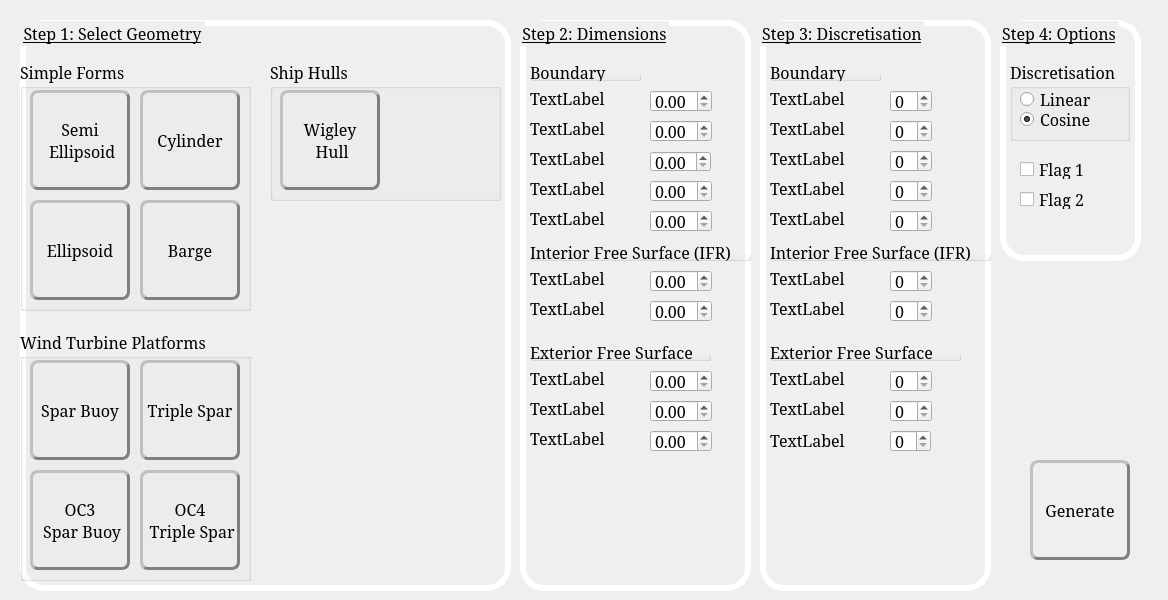
<?xml version="1.0" encoding="UTF-8"?>
<ui version="4.0">
 <class>Grid_Options</class>
 <widget class="QWidget" name="Grid_Options">
  <property name="geometry">
   <rect>
    <x>0</x>
    <y>0</y>
    <width>1168</width>
    <height>600</height>
   </rect>
  </property>
  <property name="sizePolicy">
   <sizepolicy hsizetype="Preferred" vsizetype="Preferred">
    <horstretch>0</horstretch>
    <verstretch>0</verstretch>
   </sizepolicy>
  </property>
  <property name="font">
   <font>
    <family>Garamond</family>
    <pointsize>12</pointsize>
   </font>
  </property>
  <property name="windowTitle">
   <string>BEMUse Grid Generation Options</string>
  </property>
  <property name="layoutDirection">
   <enum>Qt::LeftToRight</enum>
  </property>
  <property name="autoFillBackground">
   <bool>false</bool>
  </property>
  <property name="locale">
   <locale language="English" country="Germany"/>
  </property>
  <widget class="QGroupBox" name="groupBox">
   <property name="geometry">
    <rect>
     <x>20</x>
     <y>60</y>
     <width>231</width>
     <height>251</height>
    </rect>
   </property>
   <property name="title">
    <string>Simple Forms</string>
   </property>
   <widget class="QPushButton" name="ButtonEllipsoid">
    <property name="geometry">
     <rect>
      <x>10</x>
      <y>140</y>
      <width>100</width>
      <height>100</height>
     </rect>
    </property>
    <property name="styleSheet">
     <string notr="true">border-style: outset;
border-color: grey;
border-width: 3px;
border-radius: 8px;</string>
    </property>
    <property name="text">
     <string>Ellipsoid</string>
    </property>
   </widget>
  </widget>
  <widget class="QGroupBox" name="groupBox_2">
   <property name="geometry">
    <rect>
     <x>520</x>
     <y>20</y>
     <width>231</width>
     <height>571</height>
    </rect>
   </property>
   <property name="font">
    <font>
     <family>Garamond</family>
     <pointsize>12</pointsize>
     <underline>true</underline>
    </font>
   </property>
   <property name="styleSheet">
    <string notr="true">border-style: outset;
border-color: white;
border-width: 6px;
border-radius: 24px;</string>
   </property>
   <property name="title">
    <string>Step 2: Dimensions</string>
   </property>
  </widget>
  <widget class="QGroupBox" name="groupBox_3">
   <property name="geometry">
    <rect>
     <x>20</x>
     <y>330</y>
     <width>231</width>
     <height>251</height>
    </rect>
   </property>
   <property name="title">
    <string>Wind Turbine Platforms</string>
   </property>
  </widget>
  <widget class="QGroupBox" name="groupBox_4">
   <property name="geometry">
    <rect>
     <x>760</x>
     <y>20</y>
     <width>231</width>
     <height>571</height>
    </rect>
   </property>
   <property name="font">
    <font>
     <family>Garamond</family>
     <pointsize>12</pointsize>
     <underline>true</underline>
    </font>
   </property>
   <property name="styleSheet">
    <string notr="true">border-style: outset;
border-color: white;
border-width: 6px;
border-radius: 24px;</string>
   </property>
   <property name="title">
    <string>Step 3: Discretisation</string>
   </property>
  </widget>
  <widget class="QGroupBox" name="groupBox_5">
   <property name="geometry">
    <rect>
     <x>20</x>
     <y>20</y>
     <width>491</width>
     <height>571</height>
    </rect>
   </property>
   <property name="font">
    <font>
     <family>Garamond</family>
     <pointsize>12</pointsize>
     <underline>true</underline>
    </font>
   </property>
   <property name="styleSheet">
    <string notr="true">border-style: outset;
border-color: white;
border-width: 6px;
border-radius: 24px;</string>
   </property>
   <property name="title">
    <string>Step 1: Select Geometry</string>
   </property>
  </widget>
  <widget class="QPushButton" name="GenerateButton">
   <property name="geometry">
    <rect>
     <x>1030</x>
     <y>460</y>
     <width>100</width>
     <height>100</height>
    </rect>
   </property>
   <property name="styleSheet">
    <string notr="true">border-style: outset;
border-color: grey;
border-width: 3px;
border-radius: 8px;</string>
   </property>
   <property name="text">
    <string>Generate</string>
   </property>
  </widget>
  <widget class="QGroupBox" name="groupBox_6">
   <property name="geometry">
    <rect>
     <x>270</x>
     <y>60</y>
     <width>231</width>
     <height>141</height>
    </rect>
   </property>
   <property name="title">
    <string>Ship Hulls</string>
   </property>
   <widget class="QPushButton" name="ButtonWigley">
    <property name="geometry">
     <rect>
      <x>10</x>
      <y>30</y>
      <width>100</width>
      <height>100</height>
     </rect>
    </property>
    <property name="styleSheet">
     <string notr="true">border-style: outset;
border-color: grey;
border-width: 3px;
border-radius: 8px;</string>
    </property>
    <property name="text">
     <string>Wigley 
 Hull</string>
    </property>
   </widget>
  </widget>
  <widget class="QLabel" name="DimLabel_1">
   <property name="geometry">
    <rect>
     <x>530</x>
     <y>90</y>
     <width>101</width>
     <height>16</height>
    </rect>
   </property>
   <property name="text">
    <string>TextLabel</string>
   </property>
   <property name="wordWrap">
    <bool>true</bool>
   </property>
  </widget>
  <widget class="QLabel" name="DimLabel_2">
   <property name="geometry">
    <rect>
     <x>530</x>
     <y>120</y>
     <width>101</width>
     <height>16</height>
    </rect>
   </property>
   <property name="text">
    <string>TextLabel</string>
   </property>
   <property name="wordWrap">
    <bool>true</bool>
   </property>
  </widget>
  <widget class="QSpinBox" name="spinBox_1">
   <property name="geometry">
    <rect>
     <x>890</x>
     <y>90</y>
     <width>42</width>
     <height>22</height>
    </rect>
   </property>
   <property name="maximum">
    <number>360</number>
   </property>
  </widget>
  <widget class="QLabel" name="DimLabel_3">
   <property name="geometry">
    <rect>
     <x>530</x>
     <y>150</y>
     <width>101</width>
     <height>16</height>
    </rect>
   </property>
   <property name="text">
    <string>TextLabel</string>
   </property>
   <property name="wordWrap">
    <bool>true</bool>
   </property>
  </widget>
  <widget class="QLabel" name="DimLabel_4">
   <property name="geometry">
    <rect>
     <x>530</x>
     <y>180</y>
     <width>101</width>
     <height>16</height>
    </rect>
   </property>
   <property name="text">
    <string>TextLabel</string>
   </property>
   <property name="wordWrap">
    <bool>true</bool>
   </property>
  </widget>
  <widget class="QLabel" name="DimLabel_5">
   <property name="geometry">
    <rect>
     <x>530</x>
     <y>210</y>
     <width>101</width>
     <height>16</height>
    </rect>
   </property>
   <property name="text">
    <string>TextLabel</string>
   </property>
   <property name="wordWrap">
    <bool>true</bool>
   </property>
  </widget>
  <widget class="QLabel" name="DimLabel_6">
   <property name="geometry">
    <rect>
     <x>530</x>
     <y>270</y>
     <width>101</width>
     <height>16</height>
    </rect>
   </property>
   <property name="text">
    <string>TextLabel</string>
   </property>
   <property name="wordWrap">
    <bool>true</bool>
   </property>
  </widget>
  <widget class="QLabel" name="DimLabel_7">
   <property name="geometry">
    <rect>
     <x>530</x>
     <y>300</y>
     <width>101</width>
     <height>16</height>
    </rect>
   </property>
   <property name="text">
    <string>TextLabel</string>
   </property>
   <property name="wordWrap">
    <bool>true</bool>
   </property>
  </widget>
  <widget class="QLabel" name="DimLabel_8">
   <property name="geometry">
    <rect>
     <x>530</x>
     <y>370</y>
     <width>101</width>
     <height>16</height>
    </rect>
   </property>
   <property name="text">
    <string>TextLabel</string>
   </property>
   <property name="wordWrap">
    <bool>true</bool>
   </property>
  </widget>
  <widget class="QLabel" name="DimLabel_9">
   <property name="geometry">
    <rect>
     <x>530</x>
     <y>400</y>
     <width>101</width>
     <height>16</height>
    </rect>
   </property>
   <property name="text">
    <string>TextLabel</string>
   </property>
   <property name="wordWrap">
    <bool>true</bool>
   </property>
  </widget>
  <widget class="QLabel" name="DimLabel_10">
   <property name="geometry">
    <rect>
     <x>530</x>
     <y>430</y>
     <width>101</width>
     <height>16</height>
    </rect>
   </property>
   <property name="text">
    <string>TextLabel</string>
   </property>
   <property name="wordWrap">
    <bool>true</bool>
   </property>
  </widget>
  <widget class="QLabel" name="DiscLabel_1">
   <property name="geometry">
    <rect>
     <x>770</x>
     <y>90</y>
     <width>101</width>
     <height>16</height>
    </rect>
   </property>
   <property name="text">
    <string>TextLabel</string>
   </property>
   <property name="wordWrap">
    <bool>true</bool>
   </property>
  </widget>
  <widget class="QLabel" name="DiscLabel_2">
   <property name="geometry">
    <rect>
     <x>770</x>
     <y>120</y>
     <width>101</width>
     <height>16</height>
    </rect>
   </property>
   <property name="text">
    <string>TextLabel</string>
   </property>
   <property name="wordWrap">
    <bool>true</bool>
   </property>
  </widget>
  <widget class="QLabel" name="DiscLabel_3">
   <property name="geometry">
    <rect>
     <x>770</x>
     <y>150</y>
     <width>101</width>
     <height>16</height>
    </rect>
   </property>
   <property name="text">
    <string>TextLabel</string>
   </property>
   <property name="wordWrap">
    <bool>true</bool>
   </property>
  </widget>
  <widget class="QLabel" name="DiscLabel_4">
   <property name="geometry">
    <rect>
     <x>770</x>
     <y>180</y>
     <width>101</width>
     <height>16</height>
    </rect>
   </property>
   <property name="text">
    <string>TextLabel</string>
   </property>
   <property name="wordWrap">
    <bool>true</bool>
   </property>
  </widget>
  <widget class="QLabel" name="DiscLabel_5">
   <property name="geometry">
    <rect>
     <x>770</x>
     <y>210</y>
     <width>101</width>
     <height>16</height>
    </rect>
   </property>
   <property name="text">
    <string>TextLabel</string>
   </property>
   <property name="wordWrap">
    <bool>true</bool>
   </property>
  </widget>
  <widget class="QLabel" name="DiscLabel_6">
   <property name="geometry">
    <rect>
     <x>770</x>
     <y>270</y>
     <width>101</width>
     <height>16</height>
    </rect>
   </property>
   <property name="text">
    <string>TextLabel</string>
   </property>
   <property name="wordWrap">
    <bool>true</bool>
   </property>
  </widget>
  <widget class="QLabel" name="DiscLabel_7">
   <property name="geometry">
    <rect>
     <x>770</x>
     <y>300</y>
     <width>101</width>
     <height>16</height>
    </rect>
   </property>
   <property name="text">
    <string>TextLabel</string>
   </property>
   <property name="wordWrap">
    <bool>true</bool>
   </property>
  </widget>
  <widget class="QLabel" name="DiscLabel_8">
   <property name="geometry">
    <rect>
     <x>770</x>
     <y>370</y>
     <width>101</width>
     <height>16</height>
    </rect>
   </property>
   <property name="text">
    <string>TextLabel</string>
   </property>
   <property name="wordWrap">
    <bool>true</bool>
   </property>
  </widget>
  <widget class="QLabel" name="DiscLabel_9">
   <property name="geometry">
    <rect>
     <x>770</x>
     <y>400</y>
     <width>101</width>
     <height>16</height>
    </rect>
   </property>
   <property name="text">
    <string>TextLabel</string>
   </property>
   <property name="wordWrap">
    <bool>true</bool>
   </property>
  </widget>
  <widget class="QLabel" name="DiscLabel_10">
   <property name="geometry">
    <rect>
     <x>770</x>
     <y>430</y>
     <width>101</width>
     <height>20</height>
    </rect>
   </property>
   <property name="text">
    <string>TextLabel</string>
   </property>
   <property name="wordWrap">
    <bool>true</bool>
   </property>
  </widget>
  <widget class="QSpinBox" name="spinBox_2">
   <property name="geometry">
    <rect>
     <x>890</x>
     <y>120</y>
     <width>42</width>
     <height>22</height>
    </rect>
   </property>
   <property name="maximum">
    <number>360</number>
   </property>
  </widget>
  <widget class="QSpinBox" name="spinBox_3">
   <property name="geometry">
    <rect>
     <x>890</x>
     <y>150</y>
     <width>42</width>
     <height>22</height>
    </rect>
   </property>
   <property name="maximum">
    <number>360</number>
   </property>
  </widget>
  <widget class="QSpinBox" name="spinBox_4">
   <property name="geometry">
    <rect>
     <x>890</x>
     <y>180</y>
     <width>42</width>
     <height>22</height>
    </rect>
   </property>
   <property name="maximum">
    <number>360</number>
   </property>
  </widget>
  <widget class="QSpinBox" name="spinBox_5">
   <property name="geometry">
    <rect>
     <x>890</x>
     <y>210</y>
     <width>42</width>
     <height>22</height>
    </rect>
   </property>
   <property name="maximum">
    <number>360</number>
   </property>
  </widget>
  <widget class="QSpinBox" name="spinBox_6">
   <property name="geometry">
    <rect>
     <x>890</x>
     <y>270</y>
     <width>42</width>
     <height>22</height>
    </rect>
   </property>
   <property name="maximum">
    <number>360</number>
   </property>
  </widget>
  <widget class="QSpinBox" name="spinBox_7">
   <property name="geometry">
    <rect>
     <x>890</x>
     <y>300</y>
     <width>42</width>
     <height>22</height>
    </rect>
   </property>
   <property name="maximum">
    <number>360</number>
   </property>
  </widget>
  <widget class="QSpinBox" name="spinBox_8">
   <property name="geometry">
    <rect>
     <x>890</x>
     <y>370</y>
     <width>42</width>
     <height>22</height>
    </rect>
   </property>
   <property name="maximum">
    <number>360</number>
   </property>
  </widget>
  <widget class="QSpinBox" name="spinBox_9">
   <property name="geometry">
    <rect>
     <x>890</x>
     <y>400</y>
     <width>42</width>
     <height>22</height>
    </rect>
   </property>
   <property name="maximum">
    <number>360</number>
   </property>
  </widget>
  <widget class="QSpinBox" name="spinBox_10">
   <property name="geometry">
    <rect>
     <x>890</x>
     <y>430</y>
     <width>41</width>
     <height>22</height>
    </rect>
   </property>
   <property name="maximum">
    <number>360</number>
   </property>
  </widget>
  <widget class="QGroupBox" name="groupBox_8">
   <property name="geometry">
    <rect>
     <x>770</x>
     <y>60</y>
     <width>111</width>
     <height>21</height>
    </rect>
   </property>
   <property name="title">
    <string>Boundary</string>
   </property>
  </widget>
  <widget class="QGroupBox" name="groupBox_10">
   <property name="geometry">
    <rect>
     <x>770</x>
     <y>240</y>
     <width>221</width>
     <height>21</height>
    </rect>
   </property>
   <property name="title">
    <string>Interior Free Surface (IFR)</string>
   </property>
  </widget>
  <widget class="QGroupBox" name="groupBox_11">
   <property name="geometry">
    <rect>
     <x>770</x>
     <y>340</y>
     <width>191</width>
     <height>21</height>
    </rect>
   </property>
   <property name="title">
    <string>Exterior Free Surface</string>
   </property>
  </widget>
  <widget class="QGroupBox" name="groupBox_9">
   <property name="geometry">
    <rect>
     <x>530</x>
     <y>60</y>
     <width>111</width>
     <height>21</height>
    </rect>
   </property>
   <property name="title">
    <string>Boundary</string>
   </property>
  </widget>
  <widget class="QGroupBox" name="groupBox_12">
   <property name="geometry">
    <rect>
     <x>530</x>
     <y>340</y>
     <width>181</width>
     <height>21</height>
    </rect>
   </property>
   <property name="title">
    <string>Exterior Free Surface</string>
   </property>
  </widget>
  <widget class="QGroupBox" name="groupBox_13">
   <property name="geometry">
    <rect>
     <x>530</x>
     <y>240</y>
     <width>221</width>
     <height>21</height>
    </rect>
   </property>
   <property name="title">
    <string>Interior Free Surface (IFR)</string>
   </property>
  </widget>
  <widget class="QDoubleSpinBox" name="DimSpin1">
   <property name="geometry">
    <rect>
     <x>650</x>
     <y>90</y>
     <width>62</width>
     <height>22</height>
    </rect>
   </property>
   <property name="locale">
    <locale language="English" country="UnitedKingdom"/>
   </property>
   <property name="inputMethodHints">
    <set>Qt::ImhNone</set>
   </property>
   <property name="maximum">
    <double>500.000000000000000</double>
   </property>
  </widget>
  <widget class="QDoubleSpinBox" name="DimSpin2">
   <property name="geometry">
    <rect>
     <x>650</x>
     <y>120</y>
     <width>62</width>
     <height>22</height>
    </rect>
   </property>
   <property name="locale">
    <locale language="English" country="UnitedKingdom"/>
   </property>
   <property name="inputMethodHints">
    <set>Qt::ImhNone</set>
   </property>
   <property name="maximum">
    <double>500.000000000000000</double>
   </property>
  </widget>
  <widget class="QDoubleSpinBox" name="DimSpin3">
   <property name="geometry">
    <rect>
     <x>650</x>
     <y>151</y>
     <width>61</width>
     <height>21</height>
    </rect>
   </property>
   <property name="locale">
    <locale language="English" country="UnitedKingdom"/>
   </property>
   <property name="inputMethodHints">
    <set>Qt::ImhNone</set>
   </property>
   <property name="maximum">
    <double>500.000000000000000</double>
   </property>
  </widget>
  <widget class="QDoubleSpinBox" name="DimSpin4">
   <property name="geometry">
    <rect>
     <x>650</x>
     <y>180</y>
     <width>62</width>
     <height>22</height>
    </rect>
   </property>
   <property name="locale">
    <locale language="English" country="UnitedKingdom"/>
   </property>
   <property name="inputMethodHints">
    <set>Qt::ImhNone</set>
   </property>
   <property name="maximum">
    <double>500.000000000000000</double>
   </property>
  </widget>
  <widget class="QDoubleSpinBox" name="DimSpin5">
   <property name="geometry">
    <rect>
     <x>650</x>
     <y>210</y>
     <width>62</width>
     <height>22</height>
    </rect>
   </property>
   <property name="locale">
    <locale language="English" country="UnitedKingdom"/>
   </property>
   <property name="inputMethodHints">
    <set>Qt::ImhNone</set>
   </property>
   <property name="maximum">
    <double>500.000000000000000</double>
   </property>
  </widget>
  <widget class="QDoubleSpinBox" name="DimSpin6">
   <property name="geometry">
    <rect>
     <x>650</x>
     <y>270</y>
     <width>62</width>
     <height>22</height>
    </rect>
   </property>
   <property name="locale">
    <locale language="English" country="UnitedKingdom"/>
   </property>
   <property name="inputMethodHints">
    <set>Qt::ImhNone</set>
   </property>
   <property name="maximum">
    <double>500.000000000000000</double>
   </property>
  </widget>
  <widget class="QDoubleSpinBox" name="DimSpin7">
   <property name="geometry">
    <rect>
     <x>650</x>
     <y>300</y>
     <width>62</width>
     <height>22</height>
    </rect>
   </property>
   <property name="locale">
    <locale language="English" country="UnitedKingdom"/>
   </property>
   <property name="inputMethodHints">
    <set>Qt::ImhNone</set>
   </property>
   <property name="maximum">
    <double>500.000000000000000</double>
   </property>
  </widget>
  <widget class="QDoubleSpinBox" name="DimSpin8">
   <property name="geometry">
    <rect>
     <x>650</x>
     <y>370</y>
     <width>62</width>
     <height>22</height>
    </rect>
   </property>
   <property name="locale">
    <locale language="English" country="UnitedKingdom"/>
   </property>
   <property name="inputMethodHints">
    <set>Qt::ImhNone</set>
   </property>
   <property name="maximum">
    <double>500.000000000000000</double>
   </property>
  </widget>
  <widget class="QDoubleSpinBox" name="DimSpin9">
   <property name="geometry">
    <rect>
     <x>650</x>
     <y>400</y>
     <width>62</width>
     <height>22</height>
    </rect>
   </property>
   <property name="locale">
    <locale language="English" country="UnitedKingdom"/>
   </property>
   <property name="inputMethodHints">
    <set>Qt::ImhNone</set>
   </property>
   <property name="maximum">
    <double>500.000000000000000</double>
   </property>
  </widget>
  <widget class="QDoubleSpinBox" name="DimSpin10">
   <property name="geometry">
    <rect>
     <x>650</x>
     <y>430</y>
     <width>62</width>
     <height>22</height>
    </rect>
   </property>
   <property name="locale">
    <locale language="English" country="UnitedKingdom"/>
   </property>
   <property name="inputMethodHints">
    <set>Qt::ImhNone</set>
   </property>
   <property name="maximum">
    <double>500.000000000000000</double>
   </property>
  </widget>
  <widget class="QGroupBox" name="groupBox_7">
   <property name="geometry">
    <rect>
     <x>1000</x>
     <y>20</y>
     <width>141</width>
     <height>241</height>
    </rect>
   </property>
   <property name="font">
    <font>
     <family>Garamond</family>
     <pointsize>12</pointsize>
     <underline>true</underline>
    </font>
   </property>
   <property name="styleSheet">
    <string notr="true">border-style: outset;
border-color: white;
border-width: 6px;
border-radius: 24px;</string>
   </property>
   <property name="title">
    <string>Step 4: Options</string>
   </property>
  </widget>
  <widget class="QCheckBox" name="Flag1">
   <property name="geometry">
    <rect>
     <x>1020</x>
     <y>160</y>
     <width>101</width>
     <height>19</height>
    </rect>
   </property>
   <property name="text">
    <string>Flag 1</string>
   </property>
  </widget>
  <widget class="QCheckBox" name="Flag2">
   <property name="geometry">
    <rect>
     <x>1020</x>
     <y>190</y>
     <width>121</width>
     <height>19</height>
    </rect>
   </property>
   <property name="text">
    <string>Flag 2</string>
   </property>
  </widget>
  <widget class="QGroupBox" name="groupBox_14">
   <property name="geometry">
    <rect>
     <x>1010</x>
     <y>60</y>
     <width>120</width>
     <height>81</height>
    </rect>
   </property>
   <property name="title">
    <string>Discretisation</string>
   </property>
   <widget class="QRadioButton" name="LinearDist">
    <property name="geometry">
     <rect>
      <x>10</x>
      <y>30</y>
      <width>121</width>
      <height>19</height>
     </rect>
    </property>
    <property name="text">
     <string>Linear</string>
    </property>
   </widget>
   <widget class="QRadioButton" name="CosineDist">
    <property name="geometry">
     <rect>
      <x>10</x>
      <y>50</y>
      <width>131</width>
      <height>19</height>
     </rect>
    </property>
    <property name="text">
     <string>Cosine</string>
    </property>
    <property name="checked">
     <bool>true</bool>
    </property>
   </widget>
  </widget>
  <widget class="QPushButton" name="ButtonSemiEllipsoid">
   <property name="geometry">
    <rect>
     <x>30</x>
     <y>90</y>
     <width>100</width>
     <height>100</height>
    </rect>
   </property>
   <property name="styleSheet">
    <string notr="true">border-style: outset;
border-color: grey;
border-width: 3px;
border-radius: 8px;</string>
   </property>
   <property name="text">
    <string>Semi 
 Ellipsoid</string>
   </property>
   <property name="checkable">
    <bool>true</bool>
   </property>
  </widget>
  <widget class="QPushButton" name="ButtonCylinder">
   <property name="geometry">
    <rect>
     <x>140</x>
     <y>90</y>
     <width>100</width>
     <height>100</height>
    </rect>
   </property>
   <property name="styleSheet">
    <string notr="true">border-style: outset;
border-color: grey;
border-width: 3px;
border-radius: 8px;</string>
   </property>
   <property name="text">
    <string>Cylinder</string>
   </property>
   <property name="checkable">
    <bool>true</bool>
   </property>
  </widget>
  <widget class="QPushButton" name="ButtonBarge">
   <property name="geometry">
    <rect>
     <x>140</x>
     <y>200</y>
     <width>100</width>
     <height>100</height>
    </rect>
   </property>
   <property name="styleSheet">
    <string notr="true">border-style: outset;
border-color: grey;
border-width: 3px;
border-radius: 8px;</string>
   </property>
   <property name="text">
    <string>Barge</string>
   </property>
   <property name="checkable">
    <bool>false</bool>
   </property>
   <property name="checked">
    <bool>false</bool>
   </property>
  </widget>
  <widget class="QPushButton" name="ButtonOC4">
   <property name="geometry">
    <rect>
     <x>140</x>
     <y>470</y>
     <width>100</width>
     <height>100</height>
    </rect>
   </property>
   <property name="styleSheet">
    <string notr="true">border-style: outset;
border-color: grey;
border-width: 3px;
border-radius: 8px;</string>
   </property>
   <property name="text">
    <string>OC4 
 Triple Spar</string>
   </property>
  </widget>
  <widget class="QPushButton" name="ButtonOC3">
   <property name="geometry">
    <rect>
     <x>30</x>
     <y>470</y>
     <width>100</width>
     <height>100</height>
    </rect>
   </property>
   <property name="styleSheet">
    <string notr="true">border-style: outset;
border-color: grey;
border-width: 3px;
border-radius: 8px;</string>
   </property>
   <property name="text">
    <string>OC3 
 Spar Buoy</string>
   </property>
  </widget>
  <widget class="QPushButton" name="ButtonTripleSpar">
   <property name="geometry">
    <rect>
     <x>140</x>
     <y>360</y>
     <width>100</width>
     <height>100</height>
    </rect>
   </property>
   <property name="styleSheet">
    <string notr="true">border-style: outset;
border-color: grey;
border-width: 3px;
border-radius: 8px;</string>
   </property>
   <property name="text">
    <string>Triple Spar</string>
   </property>
  </widget>
  <widget class="QPushButton" name="ButtonSparBuoy">
   <property name="geometry">
    <rect>
     <x>30</x>
     <y>360</y>
     <width>100</width>
     <height>100</height>
    </rect>
   </property>
   <property name="styleSheet">
    <string notr="true">border-style: outset;
border-color: grey;
border-width: 3px;
border-radius: 8px;</string>
   </property>
   <property name="text">
    <string>Spar Buoy</string>
   </property>
  </widget>
  <zorder>groupBox_5</zorder>
  <zorder>groupBox</zorder>
  <zorder>groupBox_2</zorder>
  <zorder>groupBox_3</zorder>
  <zorder>groupBox_4</zorder>
  <zorder>GenerateButton</zorder>
  <zorder>groupBox_6</zorder>
  <zorder>DimLabel_1</zorder>
  <zorder>DimLabel_2</zorder>
  <zorder>spinBox_1</zorder>
  <zorder>DimLabel_3</zorder>
  <zorder>DimLabel_4</zorder>
  <zorder>DimLabel_5</zorder>
  <zorder>DimLabel_6</zorder>
  <zorder>DimLabel_7</zorder>
  <zorder>DimLabel_8</zorder>
  <zorder>DimLabel_9</zorder>
  <zorder>DimLabel_10</zorder>
  <zorder>DiscLabel_1</zorder>
  <zorder>DiscLabel_2</zorder>
  <zorder>DiscLabel_3</zorder>
  <zorder>DiscLabel_4</zorder>
  <zorder>DiscLabel_5</zorder>
  <zorder>DiscLabel_6</zorder>
  <zorder>DiscLabel_7</zorder>
  <zorder>DiscLabel_8</zorder>
  <zorder>DiscLabel_9</zorder>
  <zorder>DiscLabel_10</zorder>
  <zorder>spinBox_2</zorder>
  <zorder>spinBox_3</zorder>
  <zorder>spinBox_4</zorder>
  <zorder>spinBox_5</zorder>
  <zorder>spinBox_6</zorder>
  <zorder>spinBox_7</zorder>
  <zorder>spinBox_8</zorder>
  <zorder>spinBox_9</zorder>
  <zorder>spinBox_10</zorder>
  <zorder>groupBox_8</zorder>
  <zorder>groupBox_10</zorder>
  <zorder>groupBox_11</zorder>
  <zorder>groupBox_9</zorder>
  <zorder>groupBox_12</zorder>
  <zorder>groupBox_13</zorder>
  <zorder>DimSpin1</zorder>
  <zorder>DimSpin2</zorder>
  <zorder>DimSpin3</zorder>
  <zorder>DimSpin4</zorder>
  <zorder>DimSpin5</zorder>
  <zorder>DimSpin6</zorder>
  <zorder>DimSpin7</zorder>
  <zorder>DimSpin8</zorder>
  <zorder>DimSpin9</zorder>
  <zorder>DimSpin10</zorder>
  <zorder>groupBox_7</zorder>
  <zorder>Flag1</zorder>
  <zorder>Flag2</zorder>
  <zorder>groupBox_14</zorder>
  <zorder>ButtonSemiEllipsoid</zorder>
  <zorder>ButtonCylinder</zorder>
  <zorder>ButtonBarge</zorder>
  <zorder>ButtonOC4</zorder>
  <zorder>ButtonOC3</zorder>
  <zorder>ButtonTripleSpar</zorder>
  <zorder>ButtonSparBuoy</zorder>
 </widget>
 <resources/>
 <connections/>
</ui>
